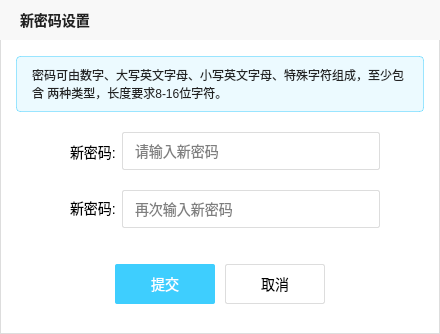
<?xml version="1.0" encoding="UTF-8"?>
<ui version="4.0">
 <class>NewPasswordDialog</class>
 <widget class="QDialog" name="NewPasswordDialog">
  <property name="geometry">
   <rect>
    <x>0</x>
    <y>0</y>
    <width>440</width>
    <height>334</height>
   </rect>
  </property>
  <property name="windowTitle">
   <string>Dialog</string>
  </property>
  <property name="styleSheet">
   <string notr="true">#NewPasswordDialog{
background-color: #FFFFFF;
border : 1px solid #DDDDDD;
}
QLineEdit {
background-color: transparent;
border: 1px solid #DDDDDD;
border-radius: 2px;
padding-left: 10px;
}
*{
font-family: 微软雅⿊;
font-size: 14px;
}</string>
  </property>
  <widget class="QLabel" name="titleLabel">
   <property name="geometry">
    <rect>
     <x>0</x>
     <y>0</y>
     <width>440</width>
     <height>40</height>
    </rect>
   </property>
   <property name="styleSheet">
    <string notr="true">#titleLabel{
background-color: #F8F8F8;
padding-left: 16px;
color: #222222;
font-weight: bold;
}</string>
   </property>
   <property name="text">
    <string>新密码设置</string>
   </property>
  </widget>
  <widget class="QLabel" name="tipLabel">
   <property name="geometry">
    <rect>
     <x>16</x>
     <y>56</y>
     <width>408</width>
     <height>56</height>
    </rect>
   </property>
   <property name="styleSheet">
    <string notr="true">#tipLabel{
background-color: rgba(62, 206, 254, 0.10);
border: 1px solid rgba(62, 206, 254, 0.50);
border-radius: 4px;
font-size: 12px;
color: #222222;
padding: 10px 12px 10px 12px;
}</string>
   </property>
   <property name="text">
    <string>密码可由数字、⼤写英⽂字⺟、⼩写英⽂字⺟、特殊字符组成，⾄少包含 两种类型，⻓度要求8-16位字符。</string>
   </property>
   <property name="wordWrap">
    <bool>true</bool>
   </property>
  </widget>
  <widget class="QLabel" name="newPasswordLabel1">
   <property name="geometry">
    <rect>
     <x>70</x>
     <y>142</y>
     <width>46</width>
     <height>19</height>
    </rect>
   </property>
   <property name="text">
    <string>新密码:</string>
   </property>
  </widget>
  <widget class="QLineEdit" name="passwordEdit1">
   <property name="geometry">
    <rect>
     <x>122</x>
     <y>132</y>
     <width>258</width>
     <height>38</height>
    </rect>
   </property>
   <property name="echoMode">
    <enum>QLineEdit::EchoMode::Password</enum>
   </property>
   <property name="placeholderText">
    <string>请输入新密码</string>
   </property>
  </widget>
  <widget class="QLabel" name="newPasswordLabel2">
   <property name="geometry">
    <rect>
     <x>70</x>
     <y>198</y>
     <width>46</width>
     <height>19</height>
    </rect>
   </property>
   <property name="text">
    <string>新密码:</string>
   </property>
  </widget>
  <widget class="QLineEdit" name="passwordEdit2">
   <property name="geometry">
    <rect>
     <x>122</x>
     <y>190</y>
     <width>258</width>
     <height>38</height>
    </rect>
   </property>
   <property name="echoMode">
    <enum>QLineEdit::EchoMode::Password</enum>
   </property>
   <property name="placeholderText">
    <string>再次输⼊新密码</string>
   </property>
  </widget>
  <widget class="QLabel" name="messageLabel">
   <property name="geometry">
    <rect>
     <x>80</x>
     <y>235</y>
     <width>281</width>
     <height>19</height>
    </rect>
   </property>
   <property name="styleSheet">
    <string notr="true">#messageLabel {
font-size: 12px;
color: red;
}</string>
   </property>
   <property name="text">
    <string/>
   </property>
   <property name="alignment">
    <set>Qt::AlignmentFlag::AlignHCenter|Qt::AlignmentFlag::AlignTop</set>
   </property>
  </widget>
  <widget class="QPushButton" name="submitBtn">
   <property name="geometry">
    <rect>
     <x>115</x>
     <y>264</y>
     <width>100</width>
     <height>40</height>
    </rect>
   </property>
   <property name="styleSheet">
    <string notr="true">#submitBtn{
background-color: #3ECEFE;
border: none;
border-radius: 2px;
color: #FFFFFF;
font-size: 14px;
}</string>
   </property>
   <property name="text">
    <string>提交</string>
   </property>
  </widget>
  <widget class="QPushButton" name="cancelBtn">
   <property name="geometry">
    <rect>
     <x>225</x>
     <y>264</y>
     <width>100</width>
     <height>40</height>
    </rect>
   </property>
   <property name="styleSheet">
    <string notr="true">#cancelBtn{
background-color: #fff;
border: 1px solid #DDDDDD;
border-radius: 2px;
font-size: 14px;
}</string>
   </property>
   <property name="text">
    <string>取消</string>
   </property>
  </widget>
 </widget>
 <resources/>
 <connections/>
</ui>
